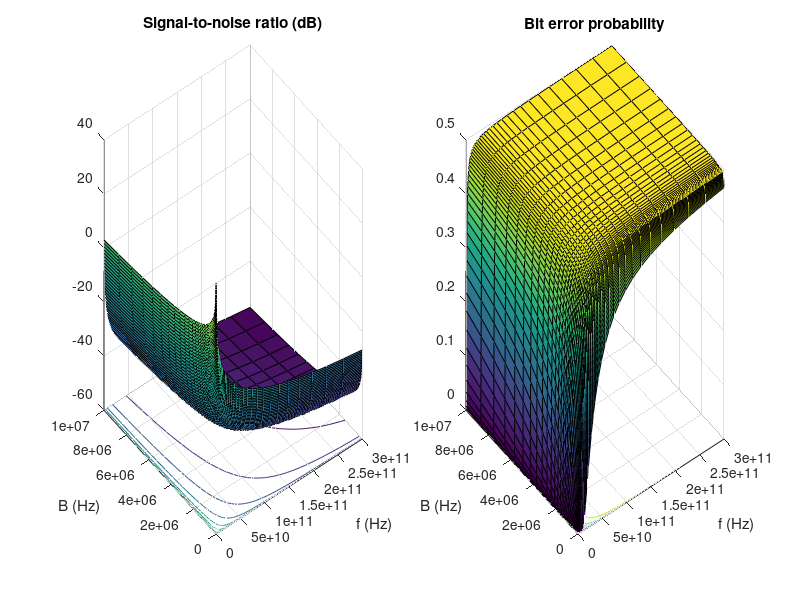

Reproduce this figure in MATLAB.
% script setup
clear all
pkg load communications

%%% constants
% standard temperature
t_0 = 290;
% boltzmann constant
k = 1.38064852e-23;
% speed of light
c = 299792458;
% B * T_b
bt_b_db = 3;

%%% input parameters
d = 41e6;
% frequency: logaritmically spaced values between 300MHz and 300GHz (RF range)
f = 3.*logspace(8, 11, 50);
% bandwidth: logaritmically spaced values between 10kHz and 10kMHz
bw = logspace(1, 4, 50).*1000;
p_t = 100;
g_t_db = 30;
a_r = 0;
g_r_db = 0;
l_0_db = 3;
t_r = 700;

% calculate free-space loss
fsl_db = mag2db(c ./ (4 * pi * f * d));

% calculate received signal power (A.70)
p_r_db = fsl_db + pow2db(p_t) + g_t_db + g_r_db - l_0_db;

% calculate noise level power 
p_int_db = pow2db(k * t_r .* bw');  % (A.72)

% calculate SNR at receiver output
snr_0_db = p_r_db - p_int_db;


% calculate energy-per-bit-to-noise spectral density ratio
eb_n0_db = snr_0_db + bt_b_db;

% calculate bit error probability
p_e = qfunc(sqrt(2 * db2pow(eb_n0_db)));

subplot(1, 2, 1);
surfc(f, bw, snr_0_db);
title('Signal-to-noise ratio (dB)');
xlabel('f (Hz)');
ylabel('B (Hz)');

subplot(1, 2, 2);
surfc(f, bw, p_e);
title('Bit error probability');
xlabel('f (Hz)');
ylabel('B (Hz)');
